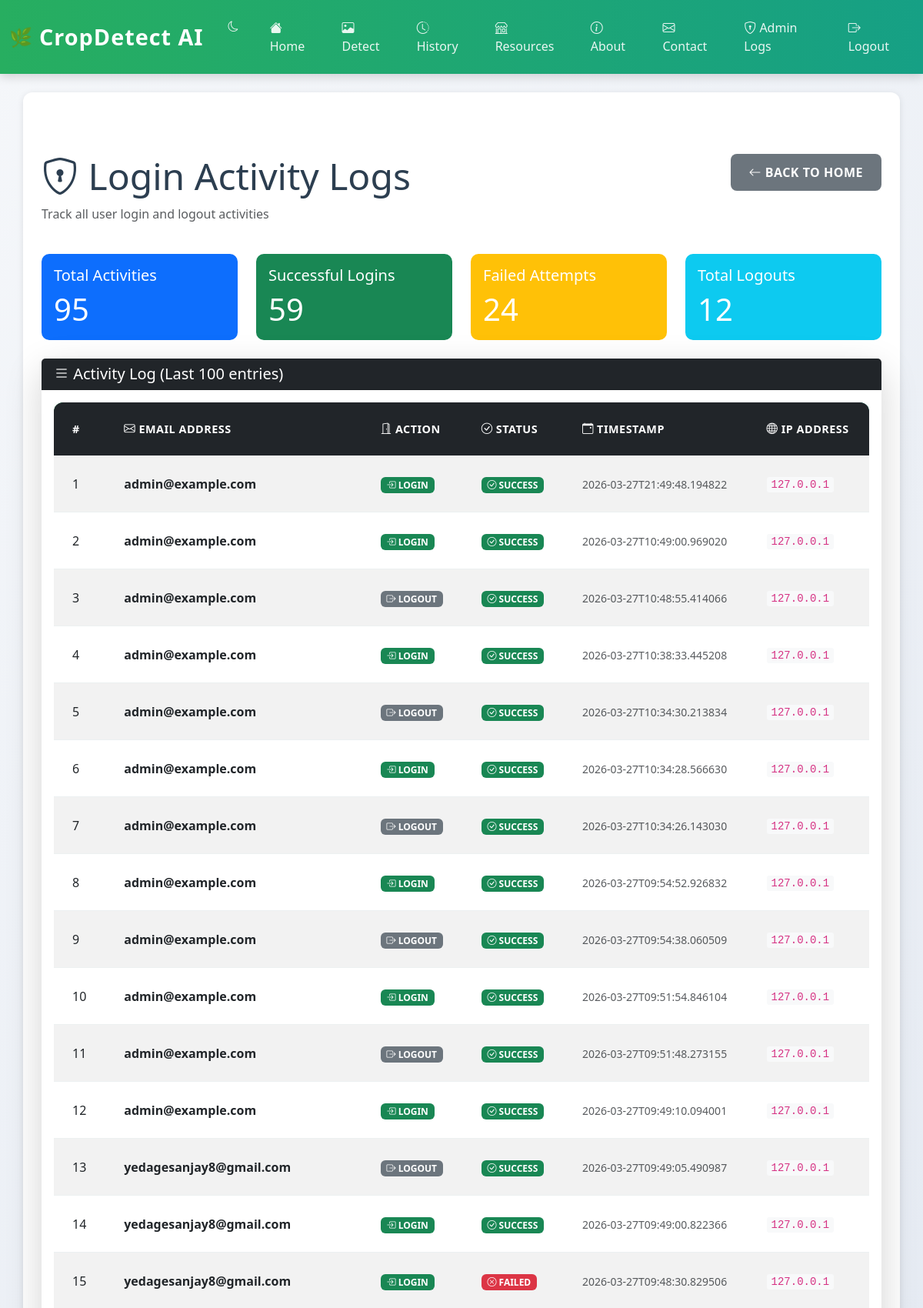
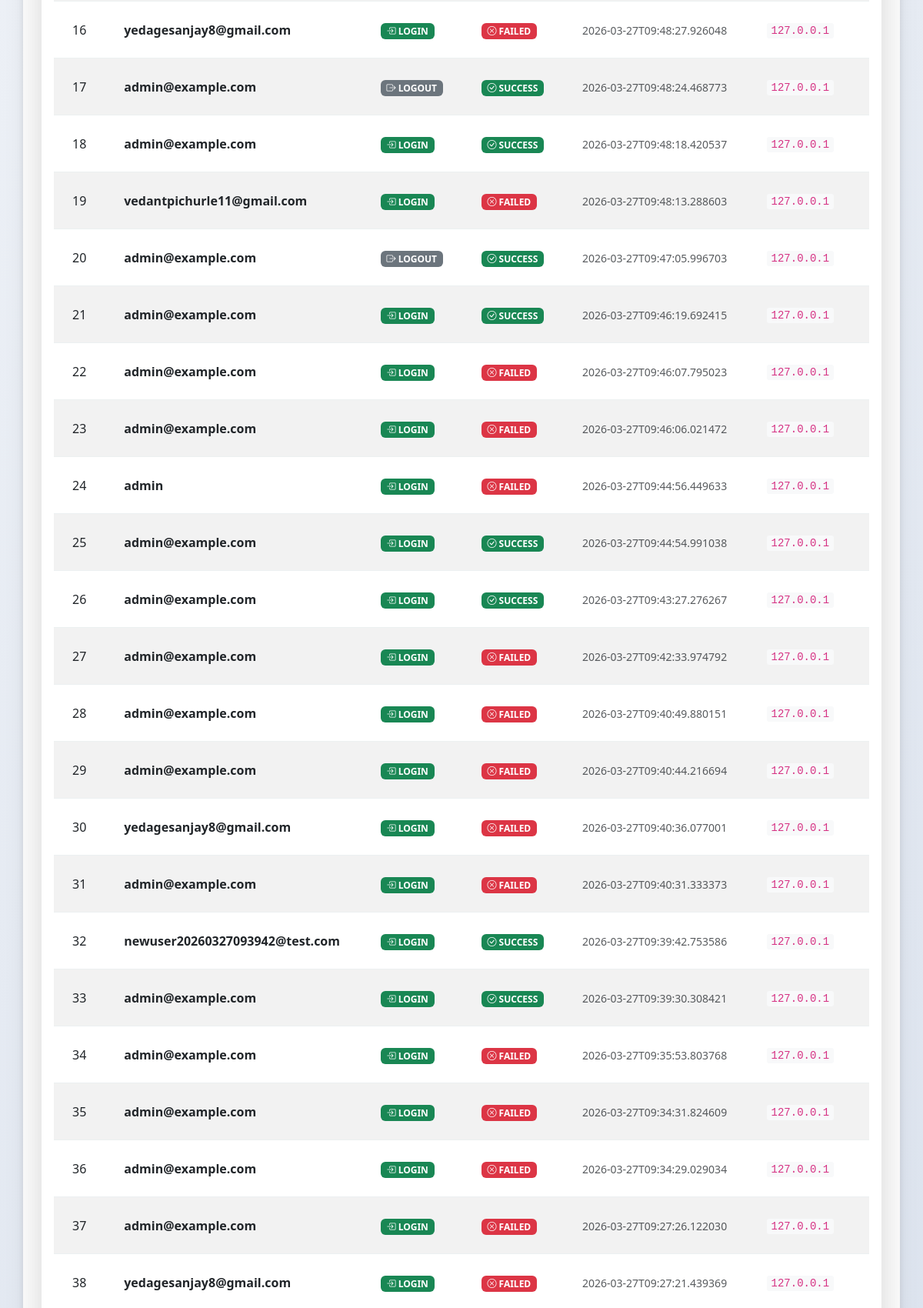
Screenshot of /logs (signed in, upper part) with the database file from the repository (2 pictures, top to bottom).
### tables this page shows
CREATE TABLE login_logs (
            id INTEGER PRIMARY KEY AUTOINCREMENT,
            email TEXT NOT NULL,
            action TEXT NOT NULL,
            status TEXT NOT NULL,
            timestamp TEXT NOT NULL,
            ip_address TEXT
        );

### app.py (the view)
@app.route('/logs')
def view_logs():
    if session.get('user') != 'admin@example.com':
        flash('Unauthorized: Only admin can view logs.', 'danger')
        return redirect(url_for('index'))
    conn = get_db_connection()
    logs = conn.execute('SELECT * FROM login_logs ORDER BY id DESC LIMIT 100').fetchall()
    conn.close()
    log_records = [dict(log) for log in logs]
    return render_template('logs.html', logs=log_records)

### app.py (called while the page is built)
@app.before_request
def require_login_for_protected_routes():
    public_endpoints = {'login', 'register', 'static'}
    endpoint = request.endpoint
    if endpoint is None:
        return
    if endpoint in public_endpoints:
        return
    if session.get('user'):
        return
    if request.path.startswith('/api/') or endpoint == 'analyze':
        return jsonify({'error': 'Authentication required'}), 401
    flash('Please log in to continue.', 'warning')
    return redirect(url_for('login'))

def get_db_connection():
    conn = sqlite3.connect(DB_PATH, timeout=30)
    conn.row_factory = sqlite3.Row
    conn.execute('PRAGMA journal_mode=WAL')
    conn.execute('PRAGMA busy_timeout = 30000')
    return conn

### templates/logs.html (shortened to what this page needs)
{% extends "base.html" %}
{% block content %}
<div class="container mt-5">
    <div class="row mb-4">
        <div class="col-md-8">
            <h1 class="display-5">
                <i class="bi bi-shield-lock"></i> Login Activity Logs
            </h1>
            <p class="text-muted">Track all user login and logout activities</p>
        </div>
        <div class="col-md-4 text-end">
            <a href="/" class="btn btn-secondary">
                <i class="bi bi-arrow-left"></i> Back to Home
            </a>
        </div>
    </div>
    <div class="row mb-4">
        <div class="col-md-3">
            <div class="card bg-primary text-white">
                <div class="card-body">
                    <h5 class="card-title">Total Activities</h5>
                    <p class="card-text display-6">{{ logs|length }}</p>
                </div>
            </div>
        </div>
        <div class="col-md-3">
            <div class="card bg-success text-white">
                <div class="card-body">
                    <h5 class="card-title">Successful Logins</h5>
                    <p class="card-text display-6">
                        {% set success_count = logs|selectattr('action', 'equalto', 'LOGIN')|selectattr('status', 'equalto', 'SUCCESS')|list|length %}
                        {{ success_count }}
                    </p>
                </div>
            </div>
        </div>
        <div class="col-md-3">
            <div class="card bg-warning text-white">
                <div class="card-body">
                    <h5 class="card-title">Failed Attempts</h5>
                    <p class="card-text display-6">
                        {% set failed_count = logs|selectattr('status', 'equalto', 'FAILED')|list|length %}
                        {{ failed_count }}
                    </p>
                </div>
            </div>
        </div>
        <div class="col-md-3">
            <div class="card bg-info text-white">
                <div class="card-body">
                    <h5 class="card-title">Total Logouts</h5>
                    <p class="card-text display-6">
                        {% set logout_count = logs|selectattr('action', 'equalto', 'LOGOUT')|list|length %}
                        {{ logout_count }}
                    </p>
                </div>
            </div>
        </div>
    </div>
    <div class="card shadow-lg">
        <div class="card-header bg-dark text-white">
            <h5 class="mb-0"><i class="bi bi-list"></i> Activity Log (Last 100 entries)</h5>
        </div>
        <div class="card-body">
            {% if logs %}
                <div class="table-responsive">
                    <table class="table table-hover table-striped">
                        <thead class="table-dark">
                            <tr>
                                <th>#</th>
                                <th><i class="bi bi-envelope"></i> Email Address</th>
                                <th><i class="bi bi-door-open"></i> Action</th>
                                <th><i class="bi bi-check-circle"></i> Status</th>
                                <th><i class="bi bi-calendar-event"></i> Timestamp</th>
                                <th><i class="bi bi-globe"></i> IP Address</th>
                            </tr>
                        </thead>
                        <tbody>
                            {% for log in logs %}
                            <tr>
                                <td>{{ loop.index }}</td>
                                <td>
                                    <strong>{{ log.email }}</strong>
                                </td>
                                <td>
                                    {% if log.action == 'LOGIN' %}
                                        <span class="badge bg-success">
                                            <i class="bi bi-box-arrow-in-right"></i> LOGIN
                                        </span>
                                    {% else %}
                                        <span class="badge bg-secondary">
                                            <i class="bi bi-box-arrow-right"></i> LOGOUT
                                        </span>
                                    {% endif %}
                                </td>
                                <td>
                                    {% if log.status == 'SUCCESS' %}
                                        <span class="badge bg-success">
                                            <i class="bi bi-check-circle"></i> SUCCESS
                                        </span>
                                    {% else %}
                                        <span class="badge bg-danger">
                                            <i class="bi bi-x-circle"></i> FAILED
                                        </span>
                                    {% endif %}
                                </td>
                                <td>
                                    <small class="text-muted">
                                        {{ log.timestamp }}
                                    </small>
                                </td>
                                <td>
                                    <code>{{ log.ip_address or 'N/A' }}</code>
                                </td>
                            </tr>
                            {% endfor %}
                        </tbody>
                    </table>
                </div>
            {% else %}
                <div class="alert alert-info" role="alert">
                    <i class="bi bi-info-circle"></i>
                    <strong>No logs found.</strong> There are no login/logout activities recorded yet.
                </div>
            {% endif %}
        </div>
    </div>
</div>
{% endblock %}

### templates/base.html (shortened to what this page needs)
<!DOCTYPE html>
<html lang="en">
<head>
    <link href="https://cdn.jsdelivr.net/npm/bootstrap@5.3.0/dist/css/bootstrap.min.css" rel="stylesheet">
    <link rel="stylesheet" href="https://cdn.jsdelivr.net/npm/bootstrap-icons@1.11.0/font/bootstrap-icons.css">
    <link rel="stylesheet" href="/static/css/style.css">
</head>
<body>
    <nav class="navbar navbar-expand-lg navbar-light sticky-top">
        <div class="container-fluid">
            <a class="navbar-brand notranslate" href="/" translate="no">
                <span>CropDetect AI</span>
            </a>
            <div class="collapse navbar-collapse" id="navbarNav">
                <ul class="navbar-nav ms-auto notranslate" translate="no">
                <li class="nav-item">
                    <button id="darkModeToggle" class="btn btn-sm btn-outline-light me-2" title="Toggle dark mode">
                        <i class="bi bi-moon"></i>
                    </button>
                </li>
                    <li class="nav-item">
                        <a class="nav-link" href="/" title="Home Page">
                            <i class="bi bi-house-fill"></i> Home
                        </a>
                    </li>
                    <li class="nav-item">
                        <a class="nav-link" href="/detect" title="Upload Image Detection">
                            <i class="bi bi-image"></i> Detect
                        </a>
                    </li>
                    <li class="nav-item">
                        <a class="nav-link" href="/history" title="Detection History">
                            <i class="bi bi-clock-history"></i> History
                        </a>
                    </li>
                    <li class="nav-item">
                        <a class="nav-link" href="/resources" title="Products & Resources">
                            <i class="bi bi-shop"></i> Resources
                        </a>
                    </li>
                    <li class="nav-item">
                        <a class="nav-link" href="/about" title="About Project">
                            <i class="bi bi-info-circle"></i> About
                        </a>
                    </li>
                    <li class="nav-item">
                        <a class="nav-link" href="/contact" title="Contact Us">
                            <i class="bi bi-envelope"></i> Contact
                        </a>
                    </li>
                    {% if session.get('user') == 'admin@example.com' %}
                    <li class="nav-item">
                        <a class="nav-link" href="/logs" title="Login Activity Logs">
                            <i class="bi bi-shield-lock"></i> Admin Logs
                        </a>
                    </li>
                    {% endif %}
                    {% if session.get('user') %}
                    <li class="nav-item">
                        <a class="nav-link" href="/logout" title="Logout">
                            <i class="bi bi-box-arrow-right"></i> Logout
                        </a>
                    </li>
                    {% else %}
                    <li class="nav-item">
                        <a class="nav-link" href="/login" title="Login">
                            <i class="bi bi-person"></i> Login
                        </a>
                    </li>
                    {% endif %}
                </ul>
            </div>
        </div>
    </nav>
    <main class="container my-4">
        {% block content %}{% endblock %}
    </main>
</body>
</html>

### static/css/style.css (style rules this page uses)
:root { --primary-green: #27ae60; --primary-dark: #229954; --primary-light: #d5f4e6; --accent-green: #16a085; --secondary-color: #f39c12; --danger-color: #e74c3c; --success-color: #27ae60; --info-color: #3498db; --light-gray: #ecf0f1; --dark-gray: #34495e; --text-dark: #2c3e50; --border-color: #bdc3c7; --shadow-light: 0 2px 8px rgba(0, 0, 0, 0.1); --shadow-medium: 0 4px 12px rgba(0, 0, 0, 0.15); --shadow-heavy: 0 8px 24px rgba(0, 0, 0, 0.2); }
* { margin: 0; padding: 0; box-sizing: border-box; }
html { scroll-behavior: smooth; }
body { font-family: 'Segoe UI', Tahoma, Geneva, Verdana, sans-serif; background: linear-gradient(135deg, #f5f7fa 0%, #c3cfe2 100%); min-height: 100vh; color: var(--text-dark); display: flex; flex-direction: column; }
.navbar { background: linear-gradient(90deg, var(--primary-green) 0%, var(--accent-green) 100%); box-shadow: var(--shadow-medium); padding: 1rem 0; position: sticky; top: 0; z-index: 1000; }
.navbar-brand { font-size: 1.8rem; font-weight: 700; color: white !important; letter-spacing: 1px; display: flex; align-items: center; }
.navbar-brand::before { content: '🌿'; margin-right: 0.5rem; font-size: 1.5rem; }
.navbar-nav .nav-link { color: rgba(255, 255, 255, 0.9) !important; font-weight: 500; margin: 0 0.5rem; transition: all 0.3s ease; position: relative; padding-bottom: 0.5rem; }
.navbar-nav .nav-link::after { content: ''; position: absolute; bottom: 0; left: 0; width: 0; height: 3px; background-color: rgba(255, 255, 255, 0.8); transition: width 0.3s ease; }
.container { flex: 1; position: relative; }
main { background: white; border-radius: 12px; box-shadow: var(--shadow-light); padding: 2rem; margin: 2rem 0; }
.btn { border: none; border-radius: 8px; padding: 0.75rem 1.5rem; font-weight: 600; transition: all 0.3s ease; text-transform: uppercase; letter-spacing: 0.5px; cursor: pointer; }
.btn-sm { padding: 0.5rem 1rem; font-size: 0.85rem; }
.table { background: white; border-radius: 12px; overflow: hidden; box-shadow: var(--shadow-light); }
.table thead { background: linear-gradient(90deg, var(--primary-green) 0%, var(--accent-green) 100%); color: white; }
.table thead th { border: none; font-weight: 700; padding: 1.5rem; text-transform: uppercase; letter-spacing: 0.5px; font-size: 0.9rem; }
.table tbody tr { transition: all 0.3s ease; border-bottom: 1px solid var(--light-gray); }
.table tbody td { padding: 1.5rem; vertical-align: middle; }
.mb-4 { margin-bottom: 1.5rem; }

### templates/logs.html (style rules this page uses)
.card { border: none; border-radius: 10px; }
.card-header { border-radius: 10px 10px 0 0; }
code { background-color: #f8f9fa; padding: 2px 6px; border-radius: 3px; }

### templates/base.html (style rules this page uses)
body { top: 0 !important; }

### rows the page displays
login_logs: email "admin@example.com", action "LOGIN" (drawn), status "SUCCESS" (drawn), timestamp "2026-03-27T21:49:48.194822", ip_address "127.0.0.1"
login_logs: email "admin@example.com", action "LOGIN" (drawn), status "SUCCESS" (drawn), timestamp "2026-03-27T10:49:00.969020", ip_address "127.0.0.1"
login_logs: email "admin@example.com", action "LOGOUT" (drawn), status "SUCCESS" (drawn), timestamp "2026-03-27T10:48:55.414066", ip_address "127.0.0.1"
login_logs: email "admin@example.com", action "LOGIN" (drawn), status "SUCCESS" (drawn), timestamp "2026-03-27T10:38:33.445208", ip_address "127.0.0.1"
login_logs: email "admin@example.com", action "LOGOUT" (drawn), status "SUCCESS" (drawn), timestamp "2026-03-27T10:34:30.213834", ip_address "127.0.0.1"
login_logs: email "admin@example.com", action "LOGIN" (drawn), status "SUCCESS" (drawn), timestamp "2026-03-27T10:34:28.566630", ip_address "127.0.0.1"
login_logs: email "admin@example.com", action "LOGOUT" (drawn), status "SUCCESS" (drawn), timestamp "2026-03-27T10:34:26.143030", ip_address "127.0.0.1"
login_logs: email "admin@example.com", action "LOGIN" (drawn), status "SUCCESS" (drawn), timestamp "2026-03-27T09:54:52.926832", ip_address "127.0.0.1"
login_logs: email "admin@example.com", action "LOGOUT" (drawn), status "SUCCESS" (drawn), timestamp "2026-03-27T09:54:38.060509", ip_address "127.0.0.1"
login_logs: email "admin@example.com", action "LOGIN" (drawn), status "SUCCESS" (drawn), timestamp "2026-03-27T09:51:54.846104", ip_address "127.0.0.1"
login_logs: email "admin@example.com", action "LOGOUT" (drawn), status "SUCCESS" (drawn), timestamp "2026-03-27T09:51:48.273155", ip_address "127.0.0.1"
login_logs: email "admin@example.com", action "LOGIN" (drawn), status "SUCCESS" (drawn), timestamp "2026-03-27T09:49:10.094001", ip_address "127.0.0.1"
login_logs: email "yedagesanjay8@gmail.com", action "LOGOUT" (drawn), status "SUCCESS" (drawn), timestamp "2026-03-27T09:49:05.490987", ip_address "127.0.0.1"
login_logs: email "yedagesanjay8@gmail.com", action "LOGIN" (drawn), status "SUCCESS" (drawn), timestamp "2026-03-27T09:49:00.822366", ip_address "127.0.0.1"
login_logs: email "yedagesanjay8@gmail.com", action "LOGIN" (drawn), status "FAILED" (drawn), timestamp "2026-03-27T09:48:30.829506", ip_address "127.0.0.1"
login_logs: email "yedagesanjay8@gmail.com", action "LOGIN" (drawn), status "FAILED" (drawn), timestamp "2026-03-27T09:48:27.926048", ip_address "127.0.0.1"
login_logs: email "admin@example.com", action "LOGOUT" (drawn), status "SUCCESS" (drawn), timestamp "2026-03-27T09:48:24.468773", ip_address "127.0.0.1"
login_logs: email "admin@example.com", action "LOGIN" (drawn), status "SUCCESS" (drawn), timestamp "2026-03-27T09:48:18.420537", ip_address "127.0.0.1"
login_logs: email "vedantpichurle11@gmail.com", action "LOGIN" (drawn), status "FAILED" (drawn), timestamp "2026-03-27T09:48:13.288603", ip_address "127.0.0.1"
login_logs: email "admin@example.com", action "LOGOUT" (drawn), status "SUCCESS" (drawn), timestamp "2026-03-27T09:47:05.996703", ip_address "127.0.0.1"
login_logs: email "admin@example.com", action "LOGIN" (drawn), status "SUCCESS" (drawn), timestamp "2026-03-27T09:46:19.692415", ip_address "127.0.0.1"
login_logs: email "admin@example.com", action "LOGIN" (drawn), status "FAILED" (drawn), timestamp "2026-03-27T09:46:07.795023", ip_address "127.0.0.1"
login_logs: email "admin@example.com", action "LOGIN" (drawn), status "FAILED" (drawn), timestamp "2026-03-27T09:46:06.021472", ip_address "127.0.0.1"
login_logs: email "admin", action "LOGIN" (drawn), status "FAILED" (drawn), timestamp "2026-03-27T09:44:56.449633", ip_address "127.0.0.1"
login_logs: email "admin@example.com", action "LOGIN" (drawn), status "SUCCESS" (drawn), timestamp "2026-03-27T09:44:54.991038", ip_address "127.0.0.1"
login_logs: email "admin@example.com", action "LOGIN" (drawn), status "SUCCESS" (drawn), timestamp "2026-03-27T09:43:27.276267", ip_address "127.0.0.1"
login_logs: email "admin@example.com", action "LOGIN" (drawn), status "FAILED" (drawn), timestamp "2026-03-27T09:42:33.974792", ip_address "127.0.0.1"
login_logs: email "admin@example.com", action "LOGIN" (drawn), status "FAILED" (drawn), timestamp "2026-03-27T09:40:49.880151", ip_address "127.0.0.1"
login_logs: email "admin@example.com", action "LOGIN" (drawn), status "FAILED" (drawn), timestamp "2026-03-27T09:40:44.216694", ip_address "127.0.0.1"
login_logs: email "yedagesanjay8@gmail.com", action "LOGIN" (drawn), status "FAILED" (drawn), timestamp "2026-03-27T09:40:36.077001", ip_address "127.0.0.1"
login_logs: email "admin@example.com", action "LOGIN" (drawn), status "FAILED" (drawn), timestamp "2026-03-27T09:40:31.333373", ip_address "127.0.0.1"
login_logs: email "newuser20260327093942@test.com", action "LOGIN" (drawn), status "SUCCESS" (drawn), timestamp "2026-03-27T09:39:42.753586", ip_address "127.0.0.1"
login_logs: email "admin@example.com", action "LOGIN" (drawn), status "SUCCESS" (drawn), timestamp "2026-03-27T09:39:30.308421", ip_address "127.0.0.1"
login_logs: email "admin@example.com", action "LOGIN" (drawn), status "FAILED" (drawn), timestamp "2026-03-27T09:35:53.803768", ip_address "127.0.0.1"
login_logs: email "admin@example.com", action "LOGIN" (drawn), status "FAILED" (drawn), timestamp "2026-03-27T09:34:31.824609", ip_address "127.0.0.1"
login_logs: email "admin@example.com", action "LOGIN" (drawn), status "FAILED" (drawn), timestamp "2026-03-27T09:34:29.029034", ip_address "127.0.0.1"
login_logs: email "admin@example.com", action "LOGIN" (drawn), status "FAILED" (drawn), timestamp "2026-03-27T09:27:26.122030", ip_address "127.0.0.1"
login_logs: email "yedagesanjay8@gmail.com", action "LOGIN" (drawn), status "FAILED" (drawn), timestamp "2026-03-27T09:27:21.439369", ip_address "127.0.0.1"

### other values shown
{{ logs|length }} "95"
{{ success_count }} "59"
{{ failed_count }} "24"
{{ logout_count }} "12"
